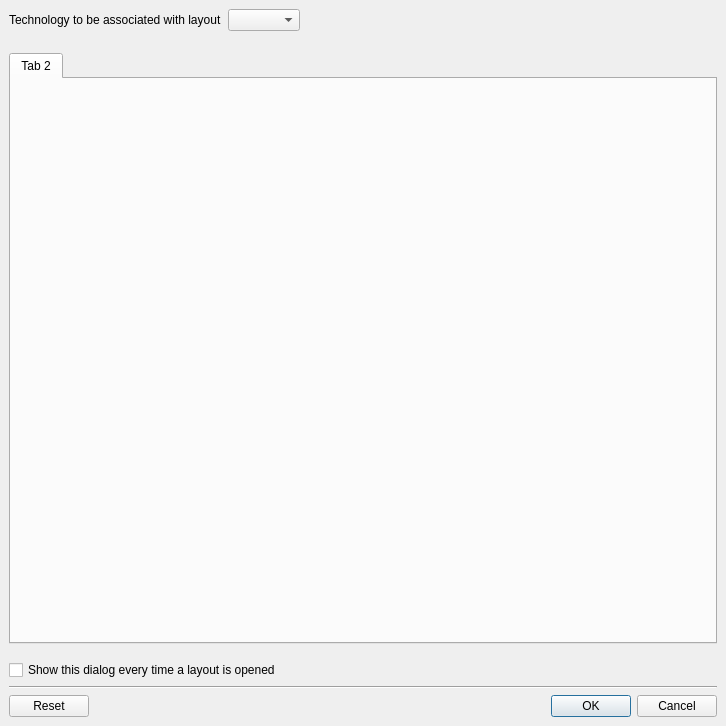
<?xml version="1.0" encoding="UTF-8"?>
<ui version="4.0">
 <class>LoadLayoutOptionsDialog</class>
 <widget class="QDialog" name="LoadLayoutOptionsDialog">
  <property name="windowModality">
   <enum>Qt::ApplicationModal</enum>
  </property>
  <property name="geometry">
   <rect>
    <x>0</x>
    <y>0</y>
    <width>726</width>
    <height>726</height>
   </rect>
  </property>
  <property name="windowTitle">
   <string>Reader Options</string>
  </property>
  <layout class="QVBoxLayout">
   <property name="spacing">
    <number>6</number>
   </property>
   <property name="leftMargin">
    <number>9</number>
   </property>
   <property name="topMargin">
    <number>9</number>
   </property>
   <property name="rightMargin">
    <number>9</number>
   </property>
   <property name="bottomMargin">
    <number>9</number>
   </property>
   <item>
    <widget class="QFrame" name="frame_2">
     <property name="frameShape">
      <enum>QFrame::NoFrame</enum>
     </property>
     <property name="frameShadow">
      <enum>QFrame::Raised</enum>
     </property>
     <layout class="QHBoxLayout">
      <property name="spacing">
       <number>6</number>
      </property>
      <property name="leftMargin">
       <number>0</number>
      </property>
      <property name="topMargin">
       <number>0</number>
      </property>
      <property name="rightMargin">
       <number>0</number>
      </property>
      <property name="bottomMargin">
       <number>0</number>
      </property>
      <item>
       <widget class="QLabel" name="label_2">
        <property name="text">
         <string>Technology to be associated with layout</string>
        </property>
       </widget>
      </item>
      <item>
       <widget class="QComboBox" name="tech_cbx"/>
      </item>
      <item>
       <spacer>
        <property name="orientation">
         <enum>Qt::Horizontal</enum>
        </property>
        <property name="sizeHint" stdset="0">
         <size>
          <width>40</width>
          <height>20</height>
         </size>
        </property>
       </spacer>
      </item>
     </layout>
    </widget>
   </item>
   <item>
    <spacer>
     <property name="orientation">
      <enum>Qt::Vertical</enum>
     </property>
     <property name="sizeType">
      <enum>QSizePolicy::Fixed</enum>
     </property>
     <property name="sizeHint" stdset="0">
      <size>
       <width>0</width>
       <height>10</height>
      </size>
     </property>
    </spacer>
   </item>
   <item>
    <widget class="QFrame" name="frame">
     <property name="frameShape">
      <enum>QFrame::NoFrame</enum>
     </property>
     <property name="frameShadow">
      <enum>QFrame::Raised</enum>
     </property>
     <layout class="QHBoxLayout">
      <property name="spacing">
       <number>6</number>
      </property>
      <property name="leftMargin">
       <number>0</number>
      </property>
      <property name="topMargin">
       <number>0</number>
      </property>
      <property name="rightMargin">
       <number>0</number>
      </property>
      <property name="bottomMargin">
       <number>0</number>
      </property>
     </layout>
    </widget>
   </item>
   <item>
    <widget class="QTabWidget" name="options_tab">
     <property name="sizePolicy">
      <sizepolicy hsizetype="Preferred" vsizetype="Expanding">
       <horstretch>0</horstretch>
       <verstretch>0</verstretch>
      </sizepolicy>
     </property>
     <property name="minimumSize">
      <size>
       <width>0</width>
       <height>80</height>
      </size>
     </property>
     <property name="currentIndex">
      <number>0</number>
     </property>
     <widget class="QWidget" name="tab_2">
      <attribute name="title">
       <string>Tab 2</string>
      </attribute>
     </widget>
    </widget>
   </item>
   <item>
    <spacer>
     <property name="orientation">
      <enum>Qt::Vertical</enum>
     </property>
     <property name="sizeType">
      <enum>QSizePolicy::Fixed</enum>
     </property>
     <property name="sizeHint" stdset="0">
      <size>
       <width>0</width>
       <height>10</height>
      </size>
     </property>
    </spacer>
   </item>
   <item>
    <widget class="QCheckBox" name="always_cbx">
     <property name="text">
      <string>Show this dialog every time a layout is opened</string>
     </property>
    </widget>
   </item>
   <item>
    <widget class="Line" name="line_2">
     <property name="orientation">
      <enum>Qt::Horizontal</enum>
     </property>
    </widget>
   </item>
   <item>
    <widget class="QDialogButtonBox" name="buttonBox">
     <property name="orientation">
      <enum>Qt::Horizontal</enum>
     </property>
     <property name="standardButtons">
      <set>QDialogButtonBox::Cancel|QDialogButtonBox::Ok|QDialogButtonBox::Reset</set>
     </property>
    </widget>
   </item>
  </layout>
 </widget>
 <tabstops>
  <tabstop>options_tab</tabstop>
  <tabstop>buttonBox</tabstop>
 </tabstops>
 <resources/>
 <connections>
  <connection>
   <sender>buttonBox</sender>
   <signal>rejected()</signal>
   <receiver>LoadLayoutOptionsDialog</receiver>
   <slot>reject()</slot>
   <hints>
    <hint type="sourcelabel">
     <x>316</x>
     <y>260</y>
    </hint>
    <hint type="destinationlabel">
     <x>286</x>
     <y>274</y>
    </hint>
   </hints>
  </connection>
 </connections>
</ui>
